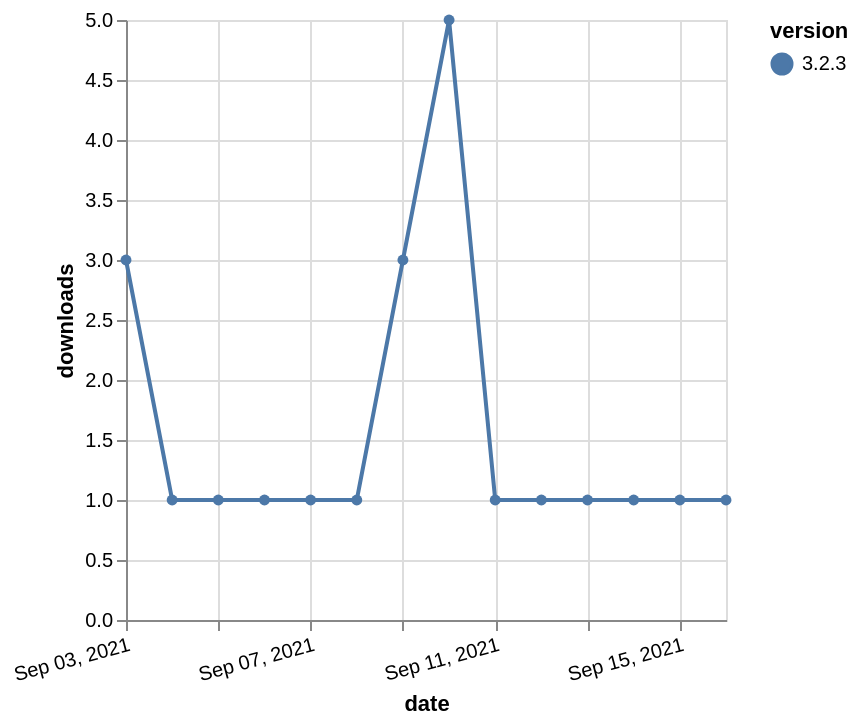

Source (Vega-Lite JSON):
### Vega-Lite specification from a JSON file in a GitHub repository (floating-point values rounded to 4 significant figures)
{"$schema": "https://vega.github.io/schema/vega-lite/v5.json", "description": "A simple bar chart with embedded data.", "data": {"values": [{"date": "2021-09-03", "total": 514, "delta": 3, "version": "3.2.3"}, {"date": "2021-09-04", "total": 515, "delta": 1, "version": "3.2.3"}, {"date": "2021-09-05", "total": 516, "delta": 1, "version": "3.2.3"}, {"date": "2021-09-06", "total": 517, "delta": 1, "version": "3.2.3"}, {"date": "2021-09-07", "total": 518, "delta": 1, "version": "3.2.3"}, {"date": "2021-09-08", "total": 519, "delta": 1, "version": "3.2.3"}, {"date": "2021-09-09", "total": 522, "delta": 3, "version": "3.2.3"}, {"date": "2021-09-10", "total": 527, "delta": 5, "version": "3.2.3"}, {"date": "2021-09-11", "total": 528, "delta": 1, "version": "3.2.3"}, {"date": "2021-09-12", "total": 529, "delta": 1, "version": "3.2.3"}, {"date": "2021-09-13", "total": 530, "delta": 1, "version": "3.2.3"}, {"date": "2021-09-14", "total": 531, "delta": 1, "version": "3.2.3"}, {"date": "2021-09-15", "total": 532, "delta": 1, "version": "3.2.3"}, {"date": "2021-09-16", "total": 533, "delta": 1, "version": "3.2.3"}]}, "width": "container", "mark": {"type": "line", "point": {"filled": true}}, "encoding": {"x": {"field": "date", "type": "temporal", "timeUnit": "yearmonthdate", "title": "date", "axis": {"labelAngle": -15}}, "y": {"field": "delta", "type": "quantitative", "title": "downloads"}, "color": {"field": "version", "type": "nominal"}, "tooltip": {"field": "delta"}}}
